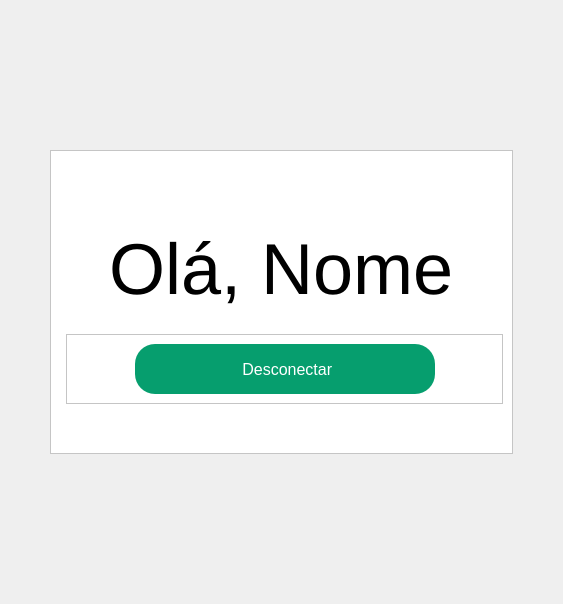
         <widget class="QWidget" name="pg_Home">
          <layout class="QGridLayout" name="gridLayout_6">
           <property name="leftMargin">
            <number>50</number>
           </property>
           <property name="topMargin">
            <number>150</number>
           </property>
           <property name="rightMargin">
            <number>50</number>
           </property>
           <property name="bottomMargin">
            <number>150</number>
           </property>
           <property name="spacing">
            <number>0</number>
           </property>
           <item row="0" column="0">
            <widget class="QFrame" name="frame_4">
             <property name="styleSheet">
              <string notr="true">background-color: rgb(255, 255, 255);</string>
             </property>
             <property name="frameShape">
              <enum>QFrame::StyledPanel</enum>
             </property>
             <property name="frameShadow">
              <enum>QFrame::Raised</enum>
             </property>
             <layout class="QGridLayout" name="gridLayout_7">
              <item row="1" column="0" colspan="2">
               <widget class="QWidget" name="widget_4" native="true">
                <property name="maximumSize">
                 <size>
                  <width>16777215</width>
                  <height>16777215</height>
                 </size>
                </property>
                <layout class="QHBoxLayout" name="horizontalLayout_5">
                 <item>
                  <spacer name="horizontalSpacer_13">
                   <property name="orientation">
                    <enum>Qt::Horizontal</enum>
                   </property>
                   <property name="sizeHint" stdset="0">
                    <size>
                     <width>40</width>
                     <height>20</height>
                    </size>
                   </property>
                  </spacer>
                 </item>
                 <item>
                  <widget class="QLabel" name="lbl_NomeHome">
                   <property name="minimumSize">
                    <size>
                     <width>0</width>
                     <height>110</height>
                    </size>
                   </property>
                   <property name="maximumSize">
                    <size>
                     <width>700</width>
                     <height>100</height>
                    </size>
                   </property>
                   <property name="font">
                    <font>
                     <family>Arial</family>
                     <pointsize>54</pointsize>
                    </font>
                   </property>
                   <property name="text">
                    <string>Olá, Nome</string>
                   </property>
                  </widget>
                 </item>
                 <item>
                  <spacer name="horizontalSpacer_14">
                   <property name="orientation">
                    <enum>Qt::Horizontal</enum>
                   </property>
                   <property name="sizeHint" stdset="0">
                    <size>
                     <width>40</width>
                     <height>20</height>
                    </size>
                   </property>
                  </spacer>
                 </item>
                </layout>
               </widget>
              </item>
              <item row="2" column="1">
               <widget class="QFrame" name="frame_5">
                <property name="maximumSize">
                 <size>
                  <width>16777215</width>
                  <height>80</height>
                 </size>
                </property>
                <property name="frameShape">
                 <enum>QFrame::StyledPanel</enum>
                </property>
                <property name="frameShadow">
                 <enum>QFrame::Raised</enum>
                </property>
                <layout class="QHBoxLayout" name="horizontalLayout_21">
                 <item>
                  <spacer name="horizontalSpacer_29">
                   <property name="orientation">
                    <enum>Qt::Horizontal</enum>
                   </property>
                   <property name="sizeHint" stdset="0">
                    <size>
                     <width>40</width>
                     <height>20</height>
                    </size>
                   </property>
                  </spacer>
                 </item>
                 <item>
                  <widget class="QPushButton" name="btnDesconectar_PgHome">
                   <property name="minimumSize">
                    <size>
                     <width>300</width>
                     <height>50</height>
                    </size>
                   </property>
                   <property name="maximumSize">
                    <size>
                     <width>500</width>
                     <height>250</height>
                    </size>
                   </property>
                   <property name="font">
                    <font>
                     <family>Arial</family>
                     <pointsize>12</pointsize>
                    </font>
                   </property>
                   <property name="styleSheet">
                    <string notr="true">QPushButton{
	background-color:#069E6E;
	color:#ffffff;
	border-radius:20px;
}

QPushButton:hover{
	background-color:#047b55;
}

QPushButton:pressed{
	background-color: rgb(2, 45, 29);
}

QPushButton:checked{
	background-color:  rgb(2, 45, 29);
}

</string>
                   </property>
                   <property name="text">
                    <string> Desconectar</string>
                   </property>
                   <property name="icon">
                    <iconset resource="../imagens/imagens_usadas.qrc">
                     <normaloff>:/imagens/imgBtnDesconectar.png</normaloff>:/imagens/imgBtnDesconectar.png</iconset>
                   </property>
                   <property name="iconSize">
                    <size>
                     <width>36</width>
                     <height>36</height>
                    </size>
                   </property>
                  </widget>
                 </item>
                 <item>
                  <spacer name="horizontalSpacer_30">
                   <property name="orientation">
                    <enum>Qt::Horizontal</enum>
                   </property>
                   <property name="sizeHint" stdset="0">
                    <size>
                     <width>40</width>
                     <height>20</height>
                    </size>
                   </property>
                  </spacer>
                 </item>
                </layout>
               </widget>
              </item>
              <item row="3" column="1">
               <spacer name="verticalSpacer_3">
                <property name="orientation">
                 <enum>Qt::Vertical</enum>
                </property>
                <property name="sizeHint" stdset="0">
                 <size>
                  <width>20</width>
                  <height>40</height>
                 </size>
                </property>
               </spacer>
              </item>
              <item row="0" column="1">
               <spacer name="verticalSpacer_4">
                <property name="orientation">
                 <enum>Qt::Vertical</enum>
                </property>
                <property name="sizeHint" stdset="0">
                 <size>
                  <width>20</width>
                  <height>40</height>
                 </size>
                </property>
               </spacer>
              </item>
             </layout>
            </widget>
           </item>
          </layout>
         </widget>
